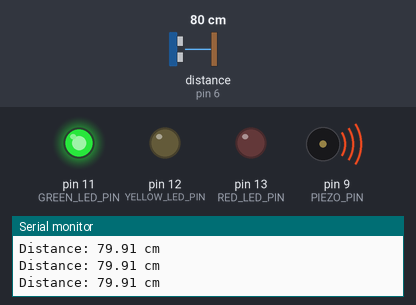
A sketch run on a simulated Arduino Uno, built with avr-gcc and run on an emulated ATmega328P. Parts: output pins drawn as LEDs (lit = HIGH), buzzer (waves = sounding), the last lines printed to the serial monitor. Wiring (inferred from the names in the program): ultrasonic range finder: trigger pin 5; echo pin 6. The test bench sets the inputs (shaded band); at power-on: distance to the obstacle (sensor on pin 6) 80 cm. The echo pulse lasts 58.3 µs per cm; pins used as bus, display or sensor lines are not drawn.

Above: at 1.2 s.
1.3 s: distance to the obstacle (sensor on pin 6) set to 12 cm
4.3 s: distance to the obstacle (sensor on pin 6) set to 9 cm
At 4.56 s:
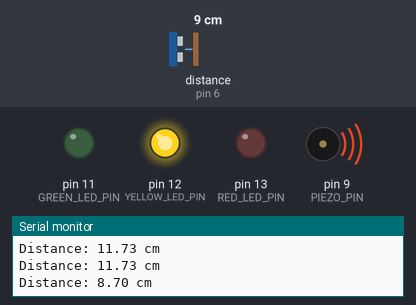
7.3 s: distance to the obstacle (sensor on pin 6) set to 7 cm
10.3 s: distance to the obstacle (sensor on pin 6) set to 4 cm
At 10.41 s:
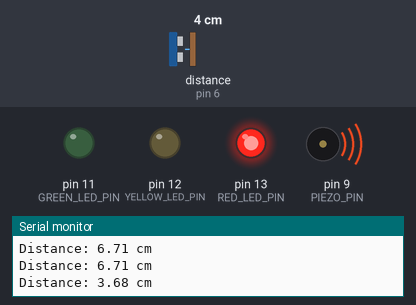
13.3 s: distance to the obstacle (sensor on pin 6) set to 18 cm
At 13.43 s:
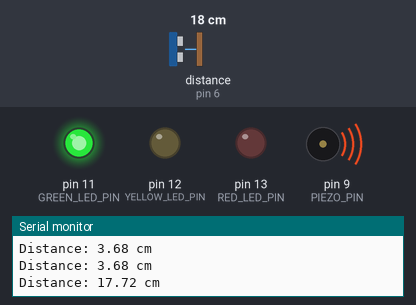
16.3 s: distance to the obstacle (sensor on pin 6) set to 2 cm
At 16.46 s:
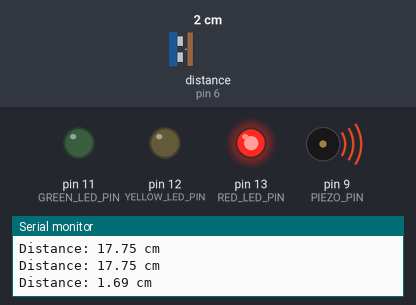
Timing chart, 0 to 19.3 s (numbered marks = the images above; inputs shaded):
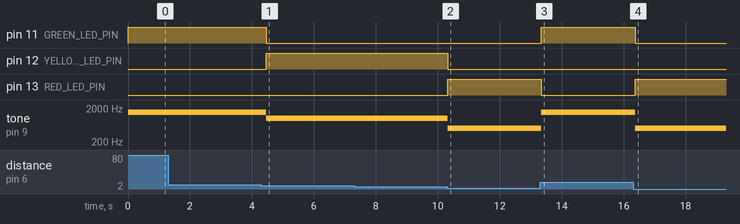

Measured:
- the behaviour switches between 11 and 10 cm on distance to the obstacle (sensor on pin 6) (found by bisection; images 0 and 1)
- the behaviour switches between 6 and 5 cm on distance to the obstacle (sensor on pin 6) (found by bisection; images 1 and 2)
- after the input at 4.3 s, pin 11 (GREEN_LED_PIN): HIGH → LOW after 0.17 s; pin 12 (YELLOW_LED_PIN): LOW → HIGH after 0.17 s; tone on pin 9 (PIEZO_PIN): 1500 Hz → 1000 Hz after 0.17 s
- after the input at 10.3 s, pin 12 (YELLOW_LED_PIN): HIGH → LOW at once; pin 13 (RED_LED_PIN): LOW → HIGH at once; tone on pin 9 (PIEZO_PIN): 1000 Hz → 500 Hz at once
- after the input at 13.3 s, pin 11 (GREEN_LED_PIN): LOW → HIGH at once; pin 13 (RED_LED_PIN): HIGH → LOW at once; tone on pin 9 (PIEZO_PIN): 500 Hz → 1500 Hz at once
- after the input at 16.3 s, pin 11 (GREEN_LED_PIN): HIGH → LOW after 0.06 s; pin 13 (RED_LED_PIN): LOW → HIGH after 0.06 s; tone on pin 9 (PIEZO_PIN): 1500 Hz → 500 Hz after 0.06 s

The sketch:

ultrasonicraj.ino
```cpp
// // const int trigPin= 5;
// // const int echoPin= 6;

// // long duration;

// // void setup(){
// //   pinMode(trigPin,OUTPUT);
// //   pinMode(echoPin,INPUT);
// //   digitalWrite(trigPin, LOW);
// //   Serial.begin(9600);
// // }

// // void loop() {
// //   digitalWrite(trigPin, HIGH);
// //   delayMicroseconds(10);
// //   digitalWrite(trigPin, LOW);
// //   duration= pulseIn(echoPin, HIGH);
// //   Serial.print(duration/29/2);
// //   Serial.println("cm");
// //   delay(300);
// // }


// // ////////////////////////ultrasonic buzzer

// // #define PIEZO_PIN 9

// // const int trigger = 6;
// // const int echo = 7;
// // float distance;
// // float dist_inches;

// // void setup() {
// //   Serial.begin(9600);
// //   // settings for ultrasonic sensor
// //   pinMode(trigger, OUTPUT);
// //   pinMode(echo, INPUT);

// //   pinMode(PIEZO_PIN, OUTPUT);
// // }

// // void loop() {
// //   // Trigger the sensor to start measurement
// //   // Set up trigger
// //   digitalWrite(trigger, LOW);
// //   delayMicroseconds(5);

// //   // Start Measurement
// //   digitalWrite(trigger, HIGH);
// //   delayMicroseconds(10);
// //   digitalWrite(trigger, LOW);

// //   // Acquire and convert to inches
// //   distance = pulseIn(echo, HIGH);
// //   distance = distance * 0.0001657;
// //   dist_inches = distance * 39.37;

// //   if (dist_inches < 5) {
// //     tone(PIEZO_PIN, 500);
// //     delay(200);
// //     noTone(PIEZO_PIN);
// //   }
// //   if (dist_inches < 10 && dist_inches > 5) {
// //     tone(PIEZO_PIN, 1500);
// //     delay(200);
// //     noTone(PIEZO_PIN);
// //   }

// //   Serial.print("Distance: ");
// //   Serial.print(dist_inches);
// //   Serial.println(" in");
// // }


// /////////////////fox studio


// #define PIEZO_PIN 9

// const int trigger = 6;
// const int echo = 7;
// float distance;
// float dist_inches;

// // Define the notes for the Star Wars theme (Imperial March)
// int melody[] = {
//   392, 392, 392, 349, 392, 523, 523, 392, 349, 392, 523, 523, 392, 392, 392, 349,
//   392, 523, 523, 392, 349, 392, 349, 392, 392, 392, 349, 392, 523, 523, 392, 349
// };

// int noteDurations[] = {
//   500, 500, 500, 500, 500, 500, 500, 500, 500, 500, 500, 500, 500, 500, 500, 500,
//   500, 500, 500, 500, 500, 500, 500, 500, 500, 500, 500, 500, 500, 500, 500, 500
// };

// void setup() {
//   Serial.begin(9600);
//   // Settings for ultrasonic sensor
//   pinMode(trigger, OUTPUT);
//   pinMode(echo, INPUT);

//   pinMode(PIEZO_PIN, OUTPUT);
// }

// void loop() {
//   // Trigger the sensor to start measurement
//   // Set up trigger
//   digitalWrite(trigger, LOW);
//   delayMicroseconds(5);

//   // Start Measurement
//   digitalWrite(trigger, HIGH);
//   delayMicroseconds(10);
//   digitalWrite(trigger, LOW);

//   // Acquire and convert to inches
//   distance = pulseIn(echo, HIGH);
//   distance = distance * 0.0001657;
//   dist_inches = distance * 39.37;

//   // Play sound based on distance range
//   if (dist_inches < 5) {
//     tone(PIEZO_PIN, 500);  // Play tone at 500 Hz for close range
//     delay(200);
//     noTone(PIEZO_PIN);
//   }
//   if (dist_inches < 10 && dist_inches > 5) {
//     tone(PIEZO_PIN, 1500);  // Play tone at 1500 Hz for medium range
//     delay(200);
//     noTone(PIEZO_PIN);
//   }

//   // Play Star Wars theme if the distance is greater than 10 inches
//   if (dist_inches > 10) {
//     playStarWarsTheme();
//   }

//   // Print the distance for debugging
//   Serial.print("Distance: ");
//   Serial.print(dist_inches);
//   Serial.println(" in");

//   // Add a delay between measurements
//   delay(2000); // Wait for 2 seconds before taking another reading
// }

// // Function to play Star Wars theme (Imperial March) on the buzzer
// void playStarWarsTheme() {
//   for (int i = 0; i < 32; i++) { // There are 32 notes in this simplified melody
//     int noteDuration = noteDurations[i];
//     tone(PIEZO_PIN, melody[i], noteDuration);  // Play the note
//     delay(noteDuration * 1.30);  // Add some delay to let the note finish
//     noTone(PIEZO_PIN); // Stop the tone after the note duration
//   }
// }

////////////////////multi led
#define TRIG_PIN 5        // Trigger pin for ultrasonic sensor
#define ECHO_PIN 6        // Echo pin for ultrasonic sensor
#define PIEZO_PIN 9       // Buzzer connected to Pin 9

#define RED_LED_PIN 13    // Red LED pin (less than 5 cm)
#define YELLOW_LED_PIN 12 // Yellow LED pin (5 - 10 cm)
#define GREEN_LED_PIN 11  // Green LED pin (greater than 10 cm)

long duration;           // Variable to store pulse duration
float distance;           // Variable to store the distance in cm

void setup() {
  Serial.begin(9600);     // Start serial communication for debugging

  // Set up ultrasonic sensor pins
  pinMode(TRIG_PIN, OUTPUT);
  pinMode(ECHO_PIN, INPUT);

  // Set up the buzzer
  pinMode(PIEZO_PIN, OUTPUT);

  // Set up the LEDs
  pinMode(RED_LED_PIN, OUTPUT);
  pinMode(YELLOW_LED_PIN, OUTPUT);
  pinMode(GREEN_LED_PIN, OUTPUT);
}

void loop() {
  // Trigger the ultrasonic sensor to start measurement
  digitalWrite(TRIG_PIN, LOW);
  delayMicroseconds(5);     // Wait for 5 microseconds
  digitalWrite(TRIG_PIN, HIGH);
  delayMicroseconds(10);    // Send a pulse for 10 microseconds
  digitalWrite(TRIG_PIN, LOW);

  // Measure the duration of the pulse from the Echo pin
  duration = pulseIn(ECHO_PIN, HIGH);

  // Calculate the distance (in centimeters)
  distance = (duration / 2) * 0.0344;  // Distance in cm

  // Logic for LED and buzzer control based on distance
  if (distance < 5) {
    // Turn on Red LED, turn off others
    digitalWrite(RED_LED_PIN, HIGH);
    digitalWrite(YELLOW_LED_PIN, LOW);
    digitalWrite(GREEN_LED_PIN, LOW);

    // Emit a tone (500 Hz) on the buzzer
    tone(PIEZO_PIN, 500);
  }
  else if (distance >= 5 && distance < 10) {
    // Turn on Yellow LED, turn off others
    digitalWrite(RED_LED_PIN, LOW);
    digitalWrite(YELLOW_LED_PIN, HIGH);
    digitalWrite(GREEN_LED_PIN, LOW);

    // Emit a tone (1000 Hz) on the buzzer
    tone(PIEZO_PIN, 1000);
  }
  else {
    // Turn on Green LED, turn off others
    digitalWrite(RED_LED_PIN, LOW);
    digitalWrite(YELLOW_LED_PIN, LOW);
    digitalWrite(GREEN_LED_PIN, HIGH);

    // Emit a tone (1500 Hz) on the buzzer
    tone(PIEZO_PIN, 1500);
  }

  // Output the distance to the Serial Monitor
  Serial.print("Distance: ");
  Serial.print(distance);  // Print distance in cm
  Serial.println(" cm");

  // Short delay before the next reading
  delay(200);

  // Stop the buzzer after a short delay
  noTone(PIEZO_PIN);
}
```
